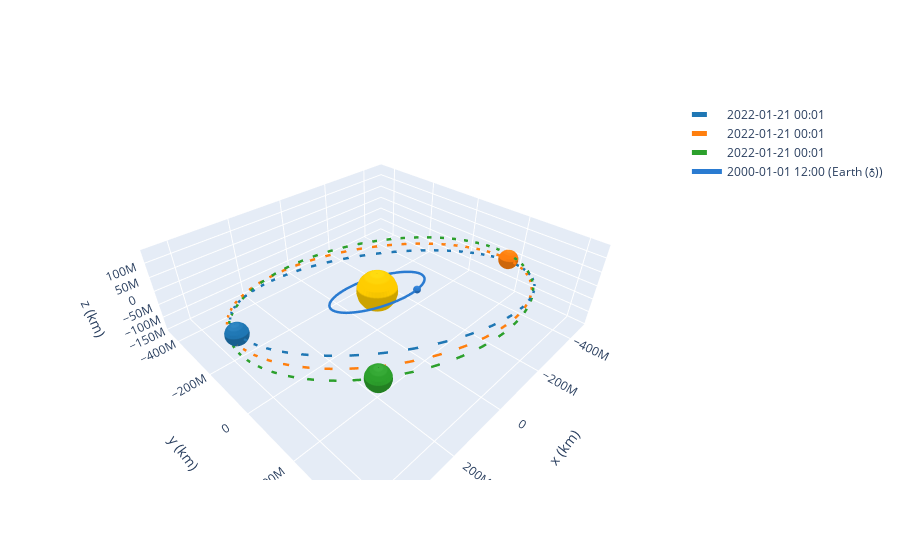

Notebook code for this chart:
### Code cell
frame = OrbitPlotter3D()

frame.plot(a)
frame.plot(b)
frame.plot(c)
frame.plot_body_orbit(Earth, J2000)

### Figure 1 — Plotly figure (JSON) as saved in the notebook; plotly's stock layout.template omitted (floating-point values rounded to 4 significant figures; data arrays with more than 128 entries replaced by an {"elided": "..."} marker saying what was removed)
{"data": [{"cauto": false, "cmax": 1, "cmin": 1, "colorscale": [[0, "#ffcc00"], [1, "#ffcc00"]], "name": "Sun", "showscale": false, "type": "surface", "x": {"elided": "20x20 float values"}, "y": {"elided": "20x20 float values"}, "z": {"elided": "20x20 float values"}}, {"line": {"color": "rgb(31, 119, 180)", "dash": "dash", "width": 5}, "mode": "lines", "name": "2022-01-21 00:01", "type": "scatter3d", "x": {"elided": "150 float values"}, "y": {"elided": "150 float values"}, "z": {"elided": "150 float values"}}, {"cauto": false, "cmax": 1, "cmin": 1, "colorscale": [[0, "rgb(31, 119, 180)"], [1, "rgb(31, 119, 180)"]], "name": "2022-01-21 00:01", "showscale": false, "type": "surface", "x": {"elided": "20x20 float values"}, "y": {"elided": "20x20 float values"}, "z": {"elided": "20x20 float values"}}, {"cauto": false, "cmax": 1, "cmin": 1, "colorscale": [[0, "#ffcc00"], [1, "#ffcc00"]], "name": "Sun", "showscale": false, "type": "surface", "x": {"elided": "20x20 float values"}, "y": {"elided": "20x20 float values"}, "z": {"elided": "20x20 float values"}}, {"cauto": false, "cmax": 1, "cmin": 1, "colorscale": [[0, "#ffcc00"], [1, "#ffcc00"]], "name": "Sun", "showscale": false, "type": "surface", "x": {"elided": "20x20 float values"}, "y": {"elided": "20x20 float values"}, "z": {"elided": "20x20 float values"}}, {"line": {"color": "rgb(255, 127, 14)", "dash": "dash", "width": 5}, "mode": "lines", "name": "2022-01-21 00:01", "type": "scatter3d", "x": {"elided": "150 float values"}, "y": {"elided": "150 float values"}, "z": {"elided": "150 float values"}}, {"cauto": false, "cmax": 1, "cmin": 1, "colorscale": [[0, "rgb(255, 127, 14)"], [1, "rgb(255, 127, 14)"]], "name": "2022-01-21 00:01", "showscale": false, "type": "surface", "x": {"elided": "20x20 float values"}, "y": {"elided": "20x20 float values"}, "z": {"elided": "20x20 float values"}}, {"cauto": false, "cmax": 1, "cmin": 1, "colorscale": [[0, "#ffcc00"], [1, "#ffcc00"]], "name": "Sun", "showscale": false, "type": "surface", "x": {"elided": "20x20 float values"}, "y": {"elided": "20x20 float values"}, "z": {"elided": "20x20 float values"}}, {"cauto": false, "cmax": 1, "cmin": 1, "colorscale": [[0, "#ffcc00"], [1, "#ffcc00"]], "name": "Sun", "showscale": false, "type": "surface", "x": {"elided": "20x20 float values"}, "y": {"elided": "20x20 float values"}, "z": {"elided": "20x20 float values"}}, {"line": {"color": "rgb(44, 160, 44)", "dash": "dash", "width": 5}, "mode": "lines", "name": "2022-01-21 00:01", "type": "scatter3d", "x": {"elided": "150 float values"}, "y": {"elided": "150 float values"}, "z": {"elided": "150 float values"}}, {"cauto": false, "cmax": 1, "cmin": 1, "colorscale": [[0, "rgb(44, 160, 44)"], [1, "rgb(44, 160, 44)"]], "name": "2022-01-21 00:01", "showscale": false, "type": "surface", "x": {"elided": "20x20 float values"}, "y": {"elided": "20x20 float values"}, "z": {"elided": "20x20 float values"}}, {"cauto": false, "cmax": 1, "cmin": 1, "colorscale": [[0, "#ffcc00"], [1, "#ffcc00"]], "name": "Sun", "showscale": false, "type": "surface", "x": {"elided": "20x20 float values"}, "y": {"elided": "20x20 float values"}, "z": {"elided": "20x20 float values"}}, {"cauto": false, "cmax": 1, "cmin": 1, "colorscale": [[0, "#ffcc00"], [1, "#ffcc00"]], "name": "Sun", "showscale": false, "type": "surface", "x": {"elided": "20x20 float values"}, "y": {"elided": "20x20 float values"}, "z": {"elided": "20x20 float values"}}, {"line": {"color": "#2a7bd1", "dash": "solid", "width": 5}, "mode": "lines", "name": "2000-01-01 12:00 (Earth (♁))", "type": "scatter3d", "x": {"elided": "150 float values"}, "y": {"elided": "150 float values"}, "z": {"elided": "150 float values"}}, {"cauto": false, "cmax": 1, "cmin": 1, "colorscale": [[0, "#2a7bd1"], [1, "#2a7bd1"]], "name": "2000-01-01 12:00 (Earth (♁))", "showscale": false, "type": "surface", "x": {"elided": "20x20 float values"}, "y": {"elided": "20x20 float values"}, "z": {"elided": "20x20 float values"}}, {"cauto": false, "cmax": 1, "cmin": 1, "colorscale": [[0, "#ffcc00"], [1, "#ffcc00"]], "name": "Sun", "showscale": false, "type": "surface", "x": {"elided": "20x20 float values"}, "y": {"elided": "20x20 float values"}, "z": {"elided": "20x20 float values"}}], "layout": {"autosize": true, "scene": {"aspectmode": "data", "xaxis": {"title": {"text": "x (km)"}}, "yaxis": {"title": {"text": "y (km)"}}, "zaxis": {"title": {"text": "z (km)"}}}}}
